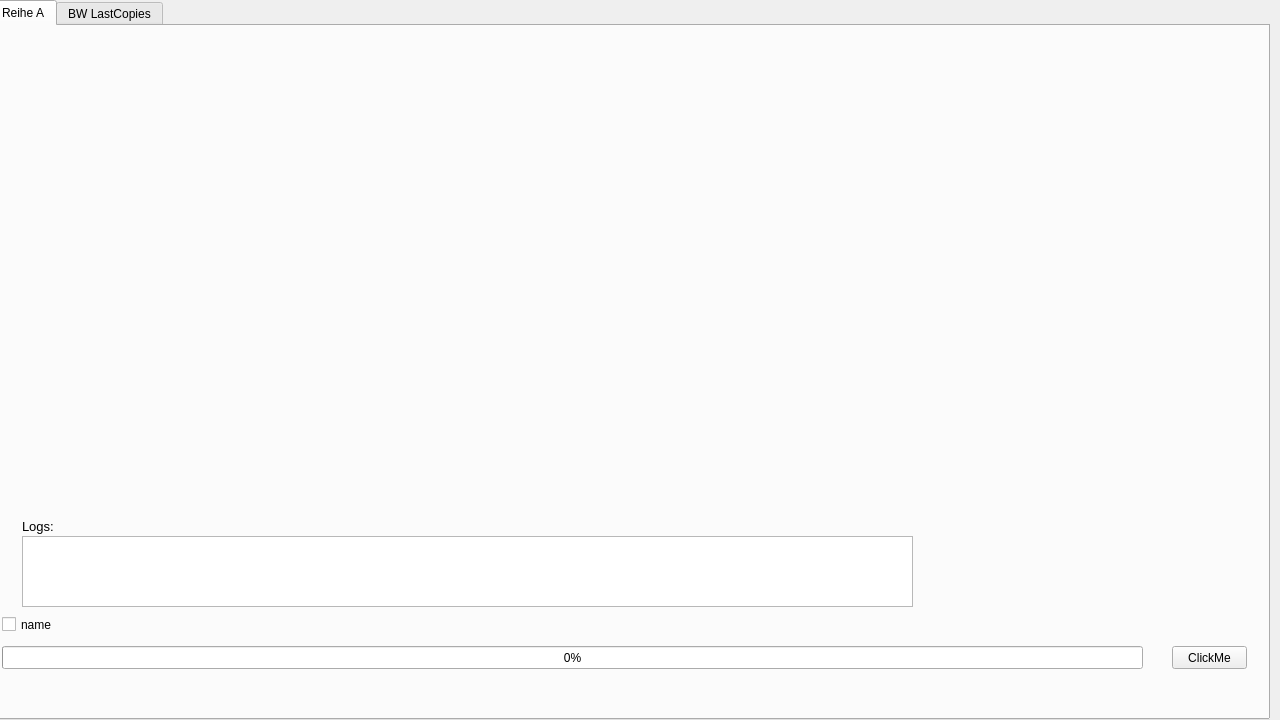
<?xml version="1.0" encoding="UTF-8"?>
<ui version="4.0">
 <class>MainWindow</class>
 <widget class="QMainWindow" name="MainWindow">
  <property name="geometry">
   <rect>
    <x>0</x>
    <y>0</y>
    <width>1280</width>
    <height>720</height>
   </rect>
  </property>
  <property name="sizePolicy">
   <sizepolicy hsizetype="Fixed" vsizetype="Fixed">
    <horstretch>0</horstretch>
    <verstretch>0</verstretch>
   </sizepolicy>
  </property>
  <property name="minimumSize">
   <size>
    <width>1280</width>
    <height>720</height>
   </size>
  </property>
  <property name="maximumSize">
   <size>
    <width>1280</width>
    <height>720</height>
   </size>
  </property>
  <property name="mouseTracking">
   <bool>true</bool>
  </property>
  <property name="windowTitle">
   <string>UniversalUI</string>
  </property>
  <widget class="QWidget" name="centralwidget">
   <widget class="QTabWidget" name="tabWidget">
    <property name="geometry">
     <rect>
      <x>-10</x>
      <y>0</y>
      <width>1280</width>
      <height>720</height>
     </rect>
    </property>
    <property name="sizePolicy">
     <sizepolicy hsizetype="Fixed" vsizetype="Fixed">
      <horstretch>0</horstretch>
      <verstretch>0</verstretch>
     </sizepolicy>
    </property>
    <property name="minimumSize">
     <size>
      <width>1280</width>
      <height>720</height>
     </size>
    </property>
    <property name="maximumSize">
     <size>
      <width>1280</width>
      <height>720</height>
     </size>
    </property>
    <property name="focusPolicy">
     <enum>Qt::ClickFocus</enum>
    </property>
    <property name="whatsThis">
     <string extracomment="future button to s"/>
    </property>
    <property name="currentIndex">
     <number>0</number>
    </property>
    <widget class="QWidget" name="tab_reihe_a">
     <attribute name="title">
      <string>Reihe A</string>
     </attribute>
     <widget class="QPushButton" name="pushButton">
      <property name="geometry">
       <rect>
        <x>1180</x>
        <y>620</y>
        <width>75</width>
        <height>23</height>
       </rect>
      </property>
      <property name="text">
       <string>ClickMe</string>
      </property>
     </widget>
     <widget class="QProgressBar" name="progressBar">
      <property name="geometry">
       <rect>
        <x>10</x>
        <y>620</y>
        <width>1141</width>
        <height>23</height>
       </rect>
      </property>
      <property name="toolTip">
       <string extracomment="Progress of Scrape, Compare, Create"/>
      </property>
      <property name="toolTipDuration">
       <number>2</number>
      </property>
      <property name="whatsThis">
       <string extracomment="Progress of Scrape, Compare, Create"/>
      </property>
      <property name="value">
       <number>0</number>
      </property>
      <property name="orientation">
       <enum>Qt::Horizontal</enum>
      </property>
     </widget>
     <widget class="QCheckBox" name="name">
      <property name="geometry">
       <rect>
        <x>10</x>
        <y>590</y>
        <width>70</width>
        <height>17</height>
       </rect>
      </property>
      <property name="text">
       <string>name</string>
      </property>
     </widget>
     <widget class="QPlainTextEdit" name="testloginfo">
      <property name="enabled">
       <bool>true</bool>
      </property>
      <property name="geometry">
       <rect>
        <x>30</x>
        <y>510</y>
        <width>891</width>
        <height>71</height>
       </rect>
      </property>
      <property name="focusPolicy">
       <enum>Qt::NoFocus</enum>
      </property>
      <property name="acceptDrops">
       <bool>true</bool>
      </property>
     </widget>
     <widget class="QLabel" name="loglabel">
      <property name="geometry">
       <rect>
        <x>30</x>
        <y>490</y>
        <width>47</width>
        <height>21</height>
       </rect>
      </property>
      <property name="font">
       <font>
        <pointsize>10</pointsize>
       </font>
      </property>
      <property name="text">
       <string>Logs:</string>
      </property>
     </widget>
    </widget>
    <widget class="QWidget" name="tab_bwl">
     <attribute name="title">
      <string>BW LastCopies</string>
     </attribute>
     <widget class="QTabWidget" name="tabwidget_auto_manual">
      <property name="geometry">
       <rect>
        <x>0</x>
        <y>0</y>
        <width>1271</width>
        <height>671</height>
       </rect>
      </property>
      <property name="focusPolicy">
       <enum>Qt::ClickFocus</enum>
      </property>
      <property name="toolTip">
       <string/>
      </property>
      <property name="currentIndex">
       <number>1</number>
      </property>
      <widget class="QWidget" name="Automatic">
       <attribute name="title">
        <string>Automatisch</string>
       </attribute>
       <widget class="QPushButton" name="do_run_bwlastcopies">
        <property name="geometry">
         <rect>
          <x>1180</x>
          <y>610</y>
          <width>75</width>
          <height>23</height>
         </rect>
        </property>
        <property name="text">
         <string>ClickMe</string>
        </property>
       </widget>
       <widget class="QProgressBar" name="progressbar_lastcopies">
        <property name="geometry">
         <rect>
          <x>10</x>
          <y>610</y>
          <width>1141</width>
          <height>23</height>
         </rect>
        </property>
        <property name="toolTip">
         <string extracomment="Progress of Scrape, Compare, Create"/>
        </property>
        <property name="toolTipDuration">
         <number>2</number>
        </property>
        <property name="whatsThis">
         <string extracomment="Progress of Scrape, Compare, Create"/>
        </property>
        <property name="value">
         <number>0</number>
        </property>
        <property name="orientation">
         <enum>Qt::Horizontal</enum>
        </property>
       </widget>
       <widget class="QPlainTextEdit" name="loginfo_bwl">
        <property name="enabled">
         <bool>true</bool>
        </property>
        <property name="geometry">
         <rect>
          <x>30</x>
          <y>500</y>
          <width>891</width>
          <height>71</height>
         </rect>
        </property>
        <property name="focusPolicy">
         <enum>Qt::NoFocus</enum>
        </property>
        <property name="acceptDrops">
         <bool>true</bool>
        </property>
       </widget>
       <widget class="QLineEdit" name="xml_path">
        <property name="enabled">
         <bool>false</bool>
        </property>
        <property name="geometry">
         <rect>
          <x>80</x>
          <y>30</y>
          <width>113</width>
          <height>19</height>
         </rect>
        </property>
       </widget>
       <widget class="QPushButton" name="save_json">
        <property name="geometry">
         <rect>
          <x>440</x>
          <y>10</y>
          <width>75</width>
          <height>23</height>
         </rect>
        </property>
        <property name="text">
         <string>save config</string>
        </property>
       </widget>
       <widget class="QCheckBox" name="show_url">
        <property name="geometry">
         <rect>
          <x>120</x>
          <y>240</y>
          <width>70</width>
          <height>17</height>
         </rect>
        </property>
        <property name="text">
         <string>show url</string>
        </property>
       </widget>
       <widget class="QLabel" name="loglabel_bwlastcopies">
        <property name="geometry">
         <rect>
          <x>30</x>
          <y>480</y>
          <width>47</width>
          <height>21</height>
         </rect>
        </property>
        <property name="font">
         <font>
          <pointsize>10</pointsize>
         </font>
        </property>
        <property name="text">
         <string>Logs:</string>
        </property>
       </widget>
       <widget class="QLabel" name="import_xml_label">
        <property name="geometry">
         <rect>
          <x>20</x>
          <y>20</y>
          <width>71</width>
          <height>40</height>
         </rect>
        </property>
        <property name="text">
         <string>Import XML:</string>
        </property>
       </widget>
       <widget class="QCheckBox" name="log_url">
        <property name="geometry">
         <rect>
          <x>120</x>
          <y>260</y>
          <width>70</width>
          <height>17</height>
         </rect>
        </property>
        <property name="text">
         <string>log url</string>
        </property>
       </widget>
       <widget class="QToolButton" name="import_xml_buton">
        <property name="geometry">
         <rect>
          <x>190</x>
          <y>30</y>
          <width>25</width>
          <height>21</height>
         </rect>
        </property>
        <property name="text">
         <string>...</string>
        </property>
       </widget>
      </widget>
      <widget class="QWidget" name="manual">
       <attribute name="title">
        <string>Manuel</string>
       </attribute>
       <widget class="QPushButton" name="check_bwlastcopies_manual">
        <property name="geometry">
         <rect>
          <x>460</x>
          <y>240</y>
          <width>81</width>
          <height>23</height>
         </rect>
        </property>
        <property name="focusPolicy">
         <enum>Qt::NoFocus</enum>
        </property>
        <property name="toolTip">
         <string/>
        </property>
        <property name="toolTipDuration">
         <number>-1</number>
        </property>
        <property name="statusTip">
         <string>Prüft den Titel auf BW-LastCopies-Status</string>
        </property>
        <property name="whatsThis">
         <string/>
        </property>
        <property name="text">
         <string>Prüfen</string>
        </property>
        <property name="autoDefault">
         <bool>false</bool>
        </property>
        <property name="default">
         <bool>false</bool>
        </property>
        <property name="flat">
         <bool>false</bool>
        </property>
       </widget>
       <widget class="QPlainTextEdit" name="result_bwl_manual">
        <property name="enabled">
         <bool>true</bool>
        </property>
        <property name="geometry">
         <rect>
          <x>20</x>
          <y>290</y>
          <width>1171</width>
          <height>311</height>
         </rect>
        </property>
        <property name="focusPolicy">
         <enum>Qt::NoFocus</enum>
        </property>
        <property name="acceptDrops">
         <bool>true</bool>
        </property>
        <property name="frameShape">
         <enum>QFrame::Panel</enum>
        </property>
        <property name="frameShadow">
         <enum>QFrame::Plain</enum>
        </property>
        <property name="lineWidth">
         <number>1</number>
        </property>
       </widget>
       <widget class="QLabel" name="label_result">
        <property name="geometry">
         <rect>
          <x>20</x>
          <y>260</y>
          <width>61</width>
          <height>21</height>
         </rect>
        </property>
        <property name="font">
         <font>
          <pointsize>10</pointsize>
         </font>
        </property>
        <property name="text">
         <string>Ergebnis:</string>
        </property>
       </widget>
       <widget class="QLabel" name="description_manual">
        <property name="geometry">
         <rect>
          <x>20</x>
          <y>10</y>
          <width>1191</width>
          <height>101</height>
         </rect>
        </property>
        <property name="text">
         <string>&lt;html&gt;&lt;head/&gt;&lt;body&gt;&lt;p&gt;Dieser Tab dient dazu, selbst kleine suchen durchzuführen. Um ein Medium auf BW-LastCopies-Status zu prüfen, wird mindestens der Titel benötigt; der Autor kann ergänzt werden. Nachdem der Titel und ggf. Autor in die unte stehenden Felder eingegeben wurde, auf &amp;quot;Prüfen&amp;quot; klicken und das Ergebnis aus dem unten stehenden Feld ablesen.&lt;/p&gt;&lt;p&gt;&lt;br/&gt;&lt;/p&gt;&lt;/body&gt;&lt;/html&gt;</string>
        </property>
        <property name="textFormat">
         <enum>Qt::RichText</enum>
        </property>
        <property name="scaledContents">
         <bool>false</bool>
        </property>
        <property name="wordWrap">
         <bool>true</bool>
        </property>
       </widget>
       <widget class="QLabel" name="label_author">
        <property name="geometry">
         <rect>
          <x>20</x>
          <y>110</y>
          <width>41</width>
          <height>21</height>
         </rect>
        </property>
        <property name="statusTip">
         <string extracomment="Format: Nachname, Vorname"/>
        </property>
        <property name="whatsThis">
         <string extracomment="Format: Nachname, Vorname"/>
        </property>
        <property name="accessibleName">
         <string extracomment="Format: Nachname, Vorname"/>
        </property>
        <property name="layoutDirection">
         <enum>Qt::LeftToRight</enum>
        </property>
        <property name="autoFillBackground">
         <bool>false</bool>
        </property>
        <property name="text">
         <string>Autor:</string>
        </property>
        <property name="margin">
         <number>0</number>
        </property>
        <property name="indent">
         <number>-1</number>
        </property>
       </widget>
       <widget class="QLabel" name="label_title">
        <property name="geometry">
         <rect>
          <x>300</x>
          <y>110</y>
          <width>41</width>
          <height>21</height>
         </rect>
        </property>
        <property name="statusTip">
         <string extracomment="Format: Nachname, Vorname"/>
        </property>
        <property name="whatsThis">
         <string extracomment="Format: Nachname, Vorname"/>
        </property>
        <property name="accessibleName">
         <string extracomment="Format: Nachname, Vorname"/>
        </property>
        <property name="layoutDirection">
         <enum>Qt::LeftToRight</enum>
        </property>
        <property name="autoFillBackground">
         <bool>false</bool>
        </property>
        <property name="text">
         <string>Titel:</string>
        </property>
        <property name="margin">
         <number>0</number>
        </property>
        <property name="indent">
         <number>-1</number>
        </property>
       </widget>
       <widget class="QLabel" name="bibid">
        <property name="geometry">
         <rect>
          <x>20</x>
          <y>150</y>
          <width>81</width>
          <height>16</height>
         </rect>
        </property>
        <property name="text">
         <string>Bibliotheks-ID:</string>
        </property>
       </widget>
       <widget class="QLineEdit" name="bib_id_input">
        <property name="geometry">
         <rect>
          <x>100</x>
          <y>150</y>
          <width>41</width>
          <height>20</height>
         </rect>
        </property>
        <property name="toolTip">
         <string>Die Bibliotheks-ID kann über winIBW mithilfe des Befehls &quot;s bib&quot; ermittelt werden.</string>
        </property>
        <property name="text">
         <string/>
        </property>
        <property name="maxLength">
         <number>10</number>
        </property>
        <property name="placeholderText">
         <string>20735</string>
        </property>
       </widget>
       <widget class="QLabel" name="label_sigil">
        <property name="geometry">
         <rect>
          <x>170</x>
          <y>150</y>
          <width>31</width>
          <height>21</height>
         </rect>
        </property>
        <property name="statusTip">
         <string extracomment="Format: Nachname, Vorname"/>
        </property>
        <property name="whatsThis">
         <string extracomment="Format: Nachname, Vorname"/>
        </property>
        <property name="accessibleName">
         <string extracomment="Format: Nachname, Vorname"/>
        </property>
        <property name="layoutDirection">
         <enum>Qt::LeftToRight</enum>
        </property>
        <property name="autoFillBackground">
         <bool>false</bool>
        </property>
        <property name="text">
         <string>Sigel:</string>
        </property>
        <property name="margin">
         <number>0</number>
        </property>
        <property name="indent">
         <number>-1</number>
        </property>
       </widget>
       <widget class="QLineEdit" name="sigi_input">
        <property name="geometry">
         <rect>
          <x>200</x>
          <y>150</y>
          <width>81</width>
          <height>20</height>
         </rect>
        </property>
        <property name="maxLength">
         <number>20</number>
        </property>
        <property name="placeholderText">
         <string>DE-Frei129</string>
        </property>
       </widget>
       <widget class="QLabel" name="loadinggif">
        <property name="geometry">
         <rect>
          <x>590</x>
          <y>80</y>
          <width>191</width>
          <height>191</height>
         </rect>
        </property>
        <property name="text">
         <string>TextLabel</string>
        </property>
       </widget>
       <widget class="QToolButton" name="validate_sigil">
        <property name="geometry">
         <rect>
          <x>280</x>
          <y>150</y>
          <width>25</width>
          <height>20</height>
         </rect>
        </property>
        <property name="focusPolicy">
         <enum>Qt::NoFocus</enum>
        </property>
        <property name="toolTip">
         <string>WIP: This will test the entered Sigil using the ISIL Database and return an error if the sigil was not found</string>
        </property>
        <property name="text">
         <string>?</string>
        </property>
       </widget>
       <widget class="QLineEdit" name="author_input">
        <property name="geometry">
         <rect>
          <x>60</x>
          <y>110</y>
          <width>211</width>
          <height>20</height>
         </rect>
        </property>
        <property name="toolTip">
         <string>Die Bibliotheks-ID kann über winIBW mithilfe des Befehls &quot;s bib&quot; ermittelt werden.</string>
        </property>
        <property name="inputMask">
         <string/>
        </property>
        <property name="text">
         <string/>
        </property>
        <property name="maxLength">
         <number>32767</number>
        </property>
        <property name="placeholderText">
         <string>Nachname, Vorname</string>
        </property>
        <property name="clearButtonEnabled">
         <bool>true</bool>
        </property>
       </widget>
       <widget class="QLineEdit" name="title_input">
        <property name="geometry">
         <rect>
          <x>330</x>
          <y>110</y>
          <width>211</width>
          <height>20</height>
         </rect>
        </property>
        <property name="toolTip">
         <string>Der Vollständige Titel des Werkes, z.B Java ist auch eine Insel</string>
        </property>
        <property name="inputMask">
         <string/>
        </property>
        <property name="text">
         <string/>
        </property>
        <property name="maxLength">
         <number>32767</number>
        </property>
        <property name="placeholderText">
         <string>Vollständiger Titel</string>
        </property>
        <property name="clearButtonEnabled">
         <bool>true</bool>
        </property>
       </widget>
      </widget>
     </widget>
    </widget>
   </widget>
  </widget>
  <action name="actionReihe_A">
   <property name="text">
    <string>Reihe A</string>
   </property>
  </action>
  <action name="actionBW_LastCopies">
   <property name="text">
    <string>BW LastCopies</string>
   </property>
  </action>
 </widget>
 <resources/>
 <connections/>
</ui>
